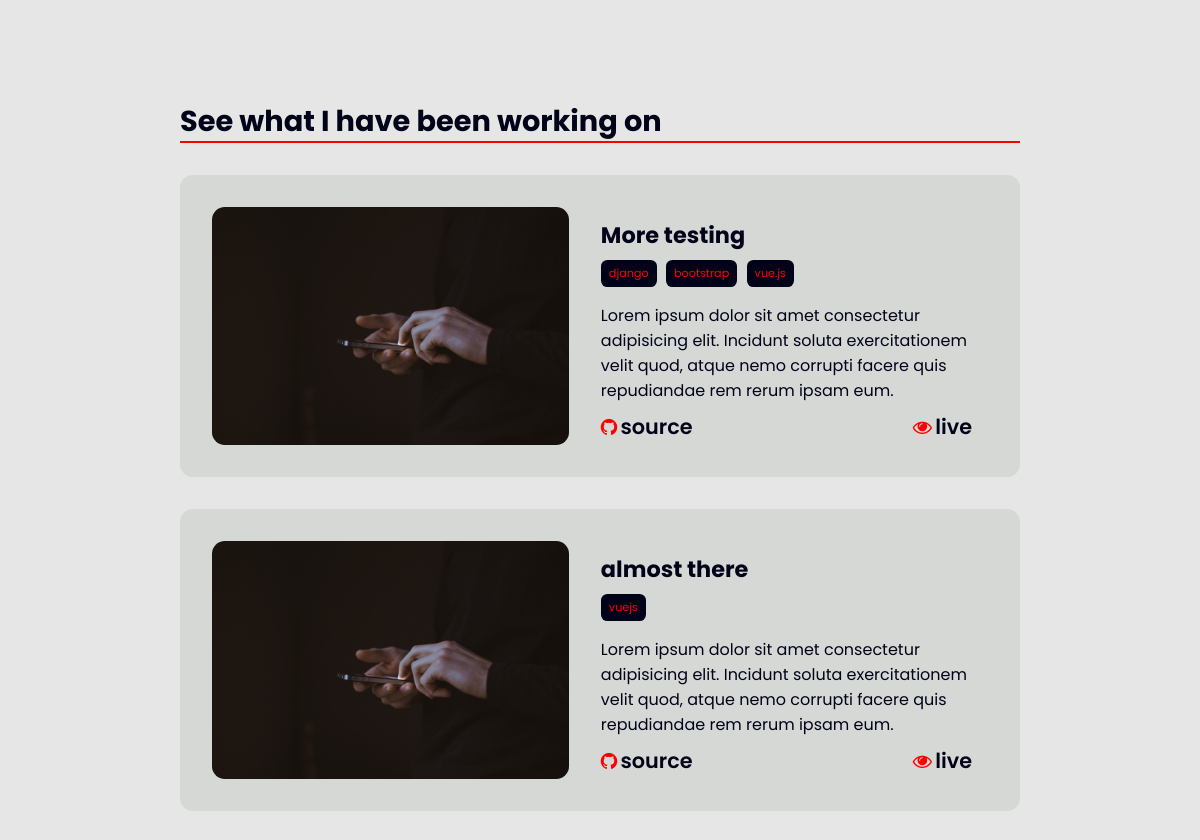
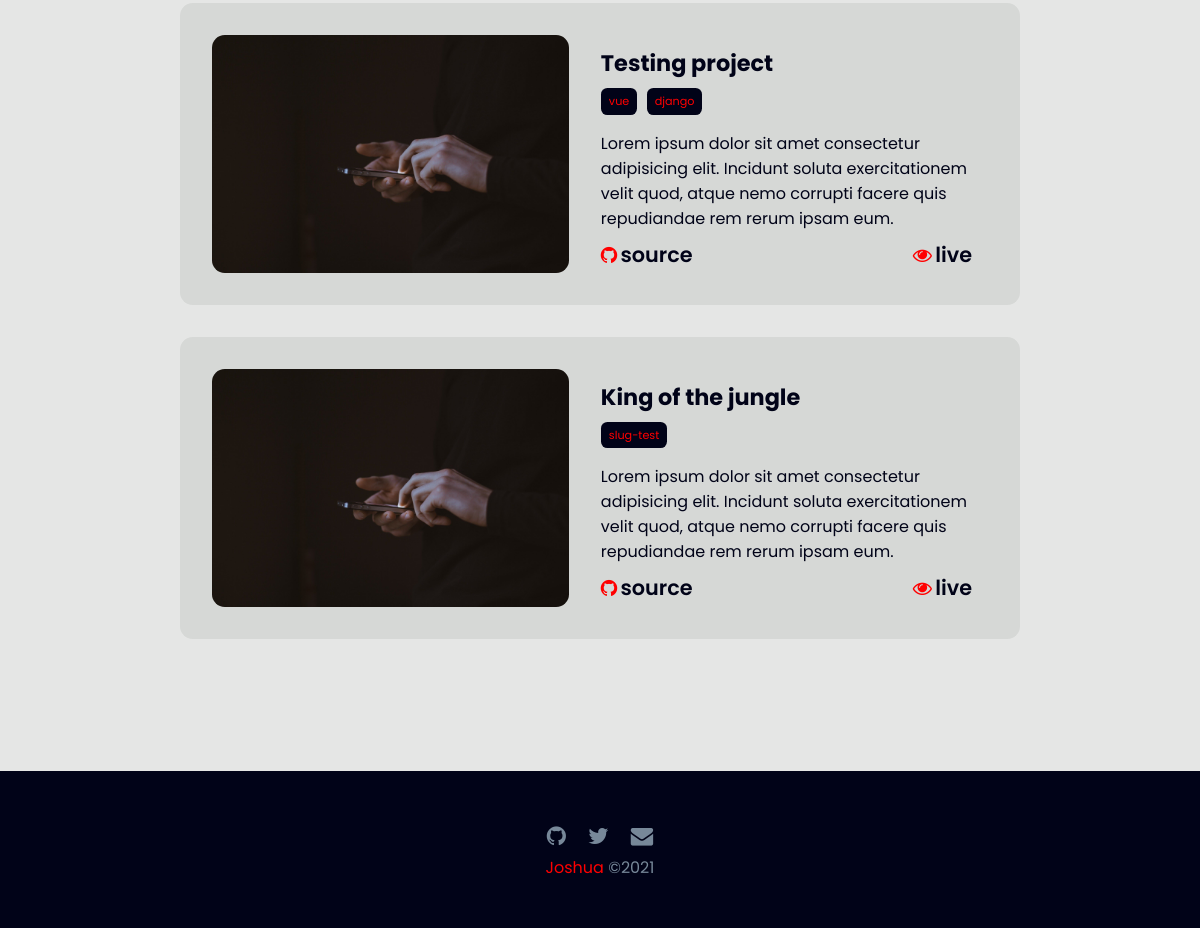
The app's page /projects/, older data (2 pictures, top to bottom).
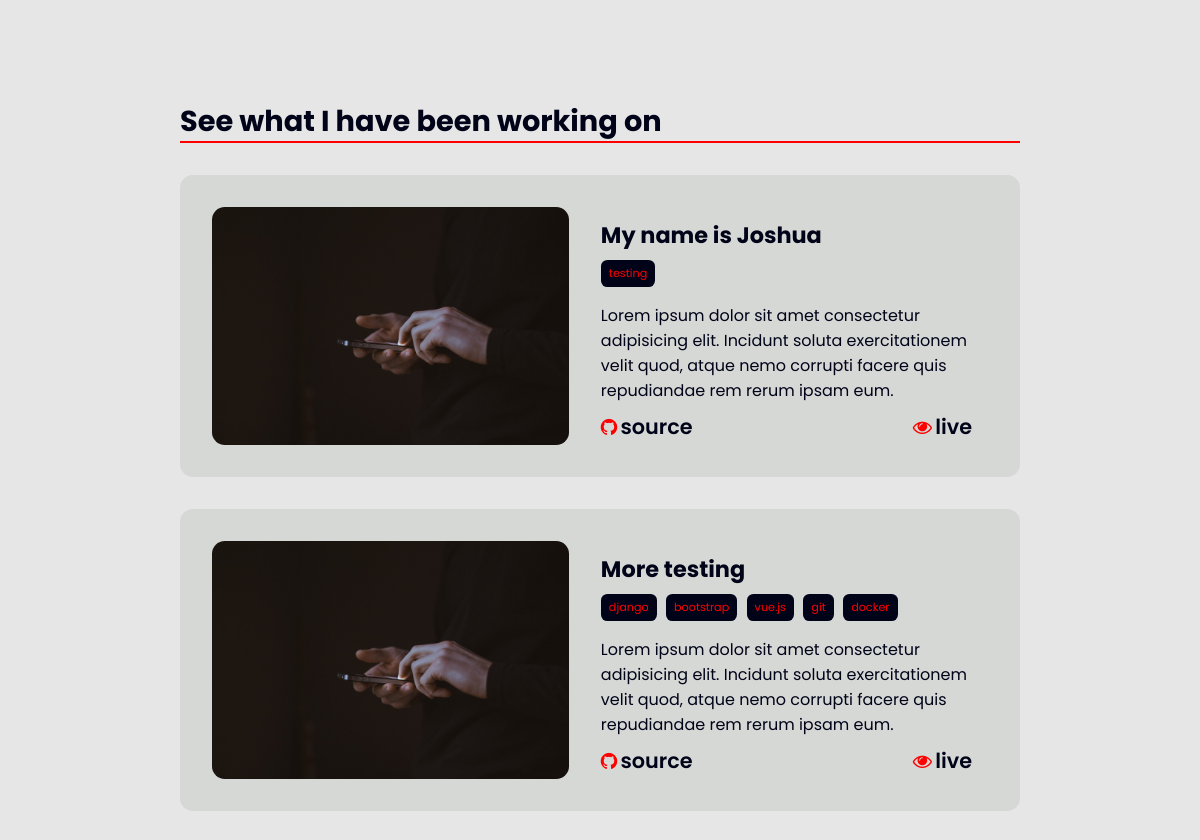
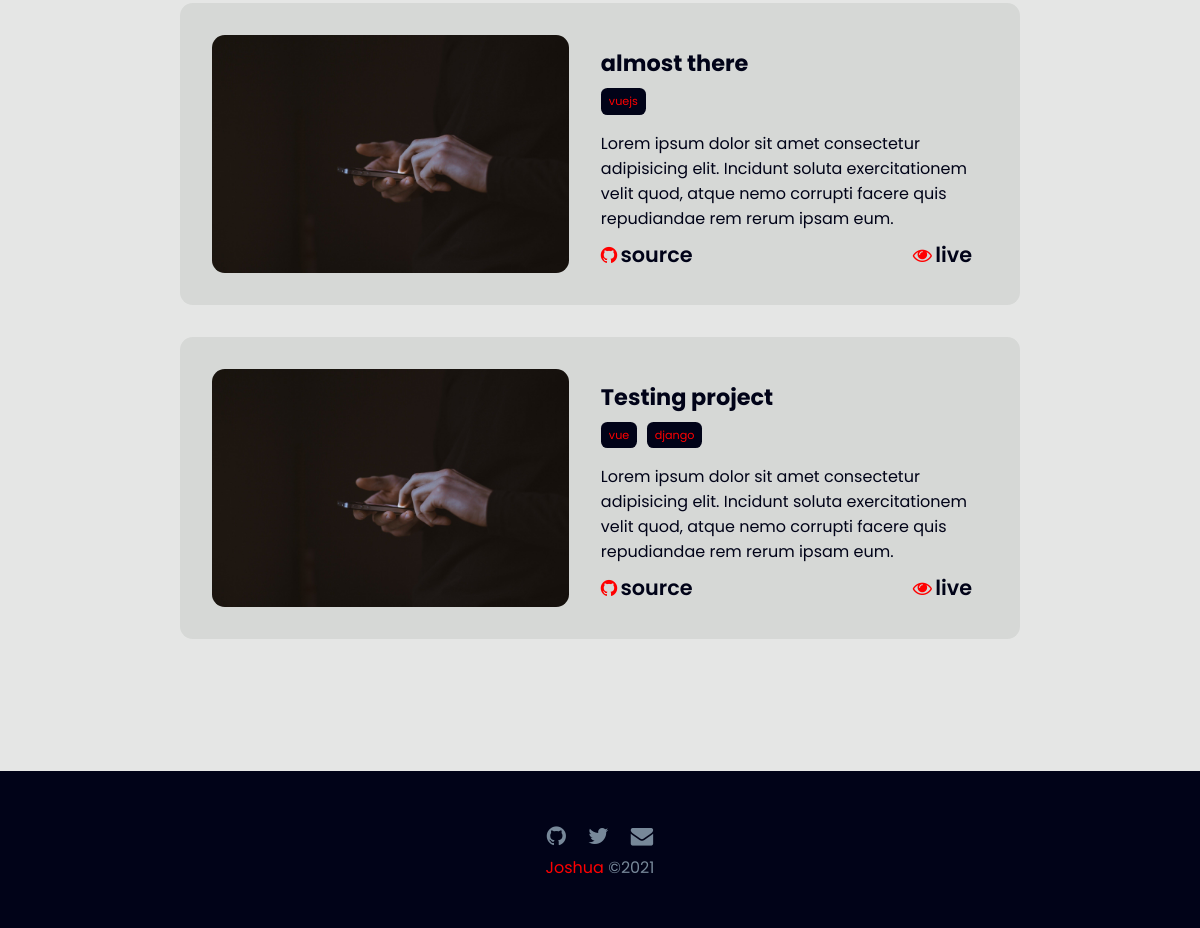
The same page, newer data (2 pictures, top to bottom).
### projects/models.py (models this page shows, shortened)
class Project(models.Model):
    title = models.CharField(max_length=50)
    date_created = models.DateTimeField(auto_now_add=True)
    slug = models.SlugField(max_length=50)
    featured = models.BooleanField(default=False)
    tags = TaggableManager()
    image = models.ImageField(upload_to='images', blank=True)
    live_site = models.URLField(max_length=500, blank=True)
    git_repo = models.URLField(max_length=500, blank=True)
    project_detail = models.TextField(blank=True)
    class Meta:
        ordering = ("-date_created",)

### projects/views.py (the view)
# urls.py: path('projects/', views.all_projects, name='all-projects'),
def all_projects(request, tag_name = None):
    project_list = Project.objects.all()
    tag = None
    if tag_name:
        tag = get_object_or_404(Tag, name=tag_name)
        project_list = project_list.filter(tags__in=[tag])
        print(type(tag))
    paginator = Paginator(project_list, 4)
    page = request.GET.get('page')
    try:
        projects  = paginator.page(page)
    except  PageNotAnInteger:
        projects = paginator.page(1)
    except EmptyPage:
        projects = paginator.page(paginator.num_pages)
    return render(request, 'projects/all_projects.html', {'projects':projects, 'tag':tag})

### projects/templates/projects/all_projects.html (shortened to what this page needs)
{% extends 'base.html' %}
{% load static %}
{% block content %}
<section class="work">
    <div class="container">
        <h1 class="section-title">See what I have been working on</h1>
        <div class="all-work">
            {% for project in projects %}
                <div class="single-work">
                    <div class="work-image">
                        {% if project.image %}
                            <img src="{{project.image.url}}" alt="">
                            {% else %}
                            <img src="{% static 'images/phone.jpg'%}" alt="">
                        {% endif %}
                    </div>
                        <div class="work-text">
                            <h3 class="work-title">{{project.title}}</h3>
                            <ul class="tags">
                                {% for tag in project.tags.all %}
                                    <li class="tag">
                                    <a href="{% url 'all_projects_by_tagname' tag %}" style="text-decoration: none;">{{tag}}</a>
                                    </li>
                                {% endfor %}
                            </ul>
                            <p class="work-detail">
                                Lorem ipsum dolor sit amet consectetur adipisicing elit. Incidunt soluta exercitationem velit quod, atque nemo corrupti facere quis repudiandae rem rerum ipsam eum.
                            </p>
                        <ul class="work-cta">
                            <li class="github">
                                <span><i class="fa fa-github cta" aria-hidden="true">
                                </i></span>source</li>
                            <li class="live-site"><span><i class="cta fa fa-eye" aria-hidden="true"></i></span>live</li>
                        </ul>
                    </div>
                </div>
            {% endfor %}
        </div>
    </div>
</section>
{% endblock content %}

Row changes from the older to the newer data that the page shows:
no longer on this page (row edited): Project: title "King of the jungle"
no longer on this page (row unchanged): Tag: name "slug-test", shown under "King of the jungle"
added Project: title "My name is Joshua"
added Tag: name "testing", shown under "My name is Joshua"
added Tag: name "git", shown under Project "More testing"
added Tag: name "docker", shown under Project "More testing"
